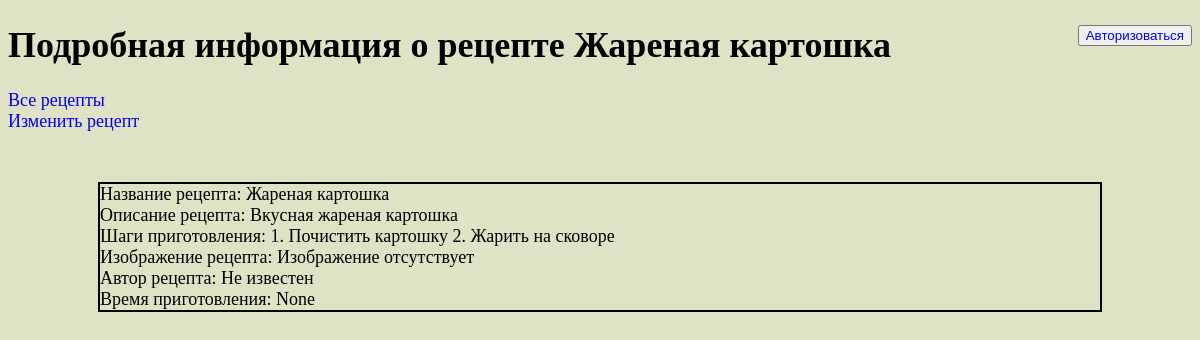
Page /main/receipt_details/1 on the earlier database version.
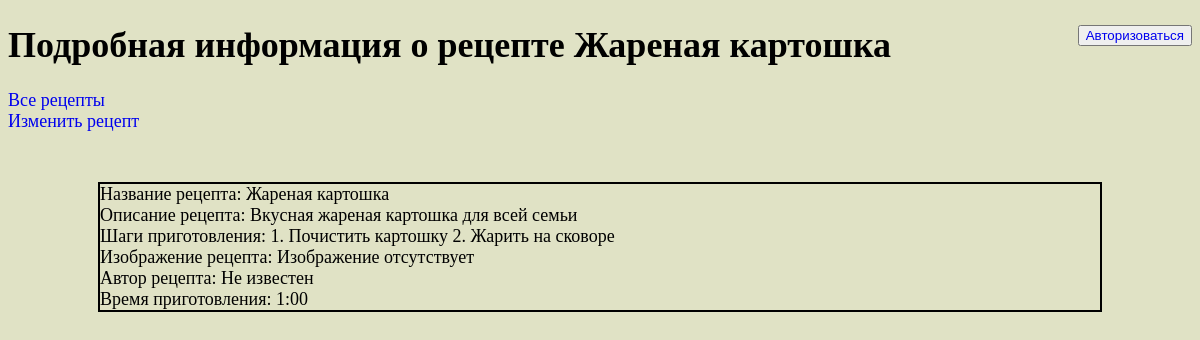
Same page on the later database version.
### main/models.py (models this page shows, shortened)
class Receipt(models.Model):
    name = models.CharField(max_length=30, verbose_name="Название")
    description = models.TextField(blank=True, verbose_name="Описание")
    cooking_steps = models.TextField(verbose_name="Шаги приготовления")
    cooking_time = models.TimeField(null=True, verbose_name="Время приготовления")
    image = models.ImageField(upload_to='main/static/img/', null=True, blank=True, verbose_name="Изображение")
    author = models.CharField(max_length=50, null=False, verbose_name="Автор")
    user_created = models.ForeignKey(User, on_delete=models.CASCADE, blank=True)

### main/views.py (the view)
# urls.py: path("receipt_details/<int:pk>", DetailReceiptDetailsView.as_view(), name="receipt_details"),
class DetailReceiptDetailsView(DetailView):
    template_name = "main/receipt-details.html"
    model = Receipt
    context_object_name = "receipts"

### main/templates/main/receipt-details.html (shortened to what this page needs)
{% extends "main/index.html" %}
{% block body %}
    <h1>Подробная информация о рецепте {{ receipts.name }}</h1>
    <div><a href="{% url "main:home_page" %}">Все рецепты</a></div>
    <div><a href="{% url "main:update_receipt" pk=object.pk %}">Изменить рецепт</a></div>
    <div class="border_block">
        <div>
            Название рецепта: {{ receipts.name }}
        </div>
        <div>
            Описание рецепта: {{ receipts.description }}
        </div>
        <div>
            Шаги приготовления: {{ receipts.cooking_steps }}
        </div>
        <div>
            Изображение рецепта: {% if receipts.image.url != ""  %}
            <img src="{{ receipts.image.url }}" alt="">
            {% else %}
            Изображение отсутствует
            {% endif %}
        </div>
        <div>
            Автор рецепта: {{ receipts.author }}
        </div>
        <div>
            Время приготовления: <time>{{ receipts.cooking_time }}</time>
        </div>
    </div>
{% endblock %}

### main/templates/main/index.html (shortened to what this page needs)
{% load static %}
<!DOCTYPE html>
<html lang="en">
<head>
    <link rel="stylesheet" href="{% static 'css/style.css'%}" type="text/css">
</head>
<body>
{% include "main/user-info.html" %}
    {% block body %}
    {% endblock %}
</body>
</html>

### main/templates/main/user-info.html
<nav>
    <div class="user_info">
        {% if user.is_authenticated %}
                    <a href="{% url "main:profile" %}" class="btn">{{ user }}</a>
                    <a href="{% url "authentication:logout" %}" class="btn">Выйти</a>
                {% else %}
                    <button><a href="{% url "authentication:login" %}">Авторизоваться</a></button>
            {% endif %}
    </div>
</nav>

### main/static/css/style.css (style rules this page uses)
body { background: #d0d4a8a8; font-size: large; font-family: "Al Bayan"; }
a { text-decoration: none; }
.border_block { height: 100%; display: flex; flex-direction: column; width: 1000px; margin: 50px auto auto; border: solid black 2px; }
.user_info { float: right; }

Differences in the rows shown:
changed Receipt "Жареная картошка": description "Вкусная жареная картошка" → "Вкусная жареная картошка для всей семьи"; cooking_time "None" → "1:00"
